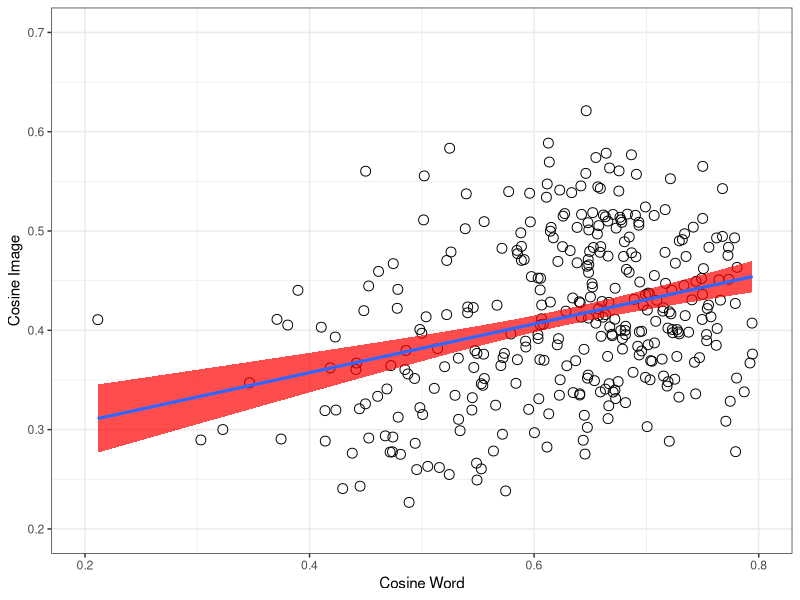
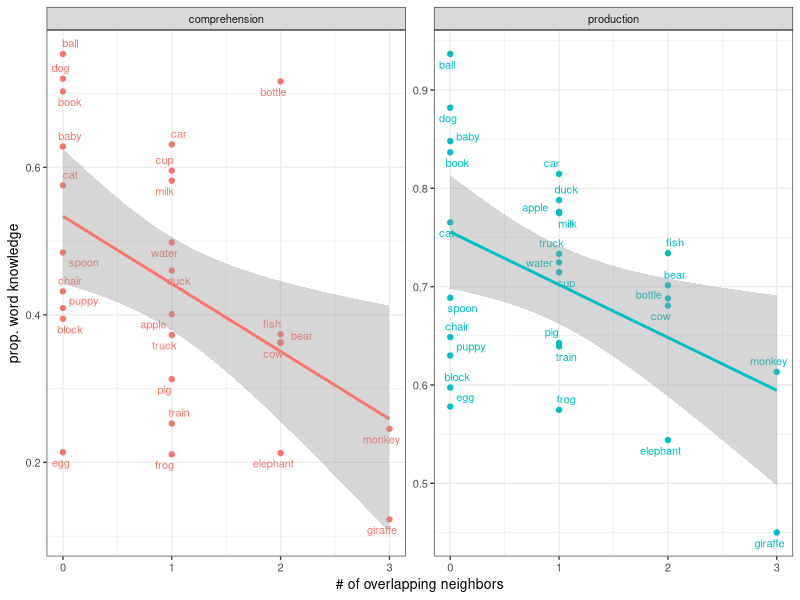

Generate these figures, in order, with R:
## ---- chunk 1
rm(list=ls())
knitr::opts_chunk$set(fig.width=3, fig.height=3, fig.crop = F, fig.pos = "tb", fig.path='figs/',
                      echo=F, warning=F, cache=F, message=F, sanitize = T)
## ---- chunk 2
library(png)
library(grid)
library(ggplot2)
library(xtable)
library(tidyverse)
library(ggpubr)
library(broom)
library(ggrepel)
library(forcats)
## ---- chunk 3
animate <- c("puppy", "duck", "elephant", "pig", "monkey", "giraffe",
             "bear", "baby", "fish", "frog", "cow", "dog", "cat")
words27 <-  read_csv("data/pairwise_distances.csv") %>% distinct(word)
combo <- read_csv("data/pairwise_distances.csv") %>%
  unite(pair, X1, word, remove = T) %>% 
  distinct(cos_word,.keep_all = T)
#eb this gets rid of our redundancy issues
wb_prod <- read_csv("data/wordbank_production.csv") %>%  
   mutate(definition = forcats::fct_recode(definition,
    "fish"    = "fish (animal)",
    "water"   = "water (beverage)")) %>% 
  filter(definition%in%words27$word) %>% 
  mutate(animate = ifelse(definition %in% animate, "animate", "inanimate"))

wb_comp <- read_csv("data/wordbank_comprehension.csv") %>%
     mutate(definition = forcats::fct_recode(definition,
    "fish"    = "fish (animal)",
    "water"   = "water (beverage)")) %>% 
  filter(definition%in%words27$word) %>% 
    mutate(animate = ifelse(definition %in% animate, "animate", "inanimate"))
overlap_ratios <- read_csv("data/overlap_ratios.csv") %>% 
  mutate(animate = ifelse(word %in% animate, T, F))
# fix water picture in img space
neighbor_counts <- read_csv("python/neighbor_counts.csv") %>% 
  rename(definition = word)

stimuli_counts <- read_csv("python/stimuli_counts.csv")
## ---- chunk 4
pairwise_corr <- cor.test(combo$cos_img, combo$cos_word, conf.int=T) %>% tidy()

pairwise_corr_string <- sprintf("$R = %0.2f$, $p < %1.2g$", pairwise_corr$estimate, pairwise_corr$p.value)
## ---- chunk 5

shapiro.test(overlap_ratios$overlap_ratio)#almost normal
overlap_wilcox <- wilcox.test(overlap_ratios$overlap_ratio)# significantly different from chance
#even with correction, both animate and animate overlaps>0, not different from each other
wilcox.test(subset(overlap_ratios, animate==F)$overlap_ratio)
wilcox.test(subset(overlap_ratios, animate==T)$overlap_ratio)
wilcox.test(subset(overlap_ratios, animate==T)$overlap_ratio,
            subset(overlap_ratios, animate==F)$overlap_ratio)

## ---- chunk 6
ggplot(combo, aes(cos_word, cos_img))+
  geom_point(size=3, shape =1)+
  geom_smooth(method="lm", aes(group=1), show.legend=F, fill ="red", alpha = .7)+
  geom_smooth(method="lm", aes(group=1), se=F)+ # this second line is to trick ggplot into not putting the gray fill in the boxes in the legend (coming from the standard error in the first line)
  theme_bw()+
  xlab("Cosine Word")+
  ylab("Cosine Image")+
  xlim(0.2,0.80)+
  ylim(0.2,0.7)+
  theme(legend.position="bottom", 
        legend.title = element_blank(), 
        legend.text = element_text(size=7), 
        legend.key.width = unit(0.4, "cm"),
        legend.key = element_rect(fill = 'white', size = 0.1)
        )

cap <- sprintf("Relative cosine distance between points in word embedding space (x-axis) and image embedding space (y-axis), for every item pair. Fitted line reflects linear fit with SE;the correlation is significant ($R = %0.2f$, $p < %1.2g$).", pairwise_corr$estimate, pairwise_corr$p.value)
## ---- chunk 7
wb_prod_long <- wb_prod %>% 
  gather(`16`:`30`, value = 'mean_prop_prod', key = "month")
wb_comp_long <- wb_comp %>% 
  gather(`8`:`18`, value = 'mean_prop_comp', key = "month")
wb_prod_long_allmonths <- wb_prod_long %>% 
  group_by(definition, animate) %>% 
  summarise(overall_prop_prod = mean(mean_prop_prod)) %>% 
  left_join(neighbor_counts) %>% 
  mutate(totalneighbors = image_count+word_count+overlap_count,
         overlapratio = overlap_count/totalneighbors)

wb_comp_long_allmonths <- wb_comp_long %>% 
  group_by(definition, animate) %>% 
  summarise(overall_prop_comp = mean(mean_prop_comp)) %>% 
  left_join(neighbor_counts) %>% 
  mutate(totalneighbors = image_count+word_count+overlap_count,
         overlapratio = overlap_count/totalneighbors)

prod_overlap_corr <- cor.test(wb_prod_long_allmonths$overall_prop_prod, wb_prod_long_allmonths$overlap_count, conf.int=T) %>% tidy()
comp_overlap_corr <- cor.test(wb_comp_long_allmonths$overall_prop_comp, wb_comp_long_allmonths$overlap_count, conf.int=T) %>% tidy()

wb_all<- wb_comp_long_allmonths %>% 
  left_join(wb_prod_long_allmonths) %>% 
  gather(c(overall_prop_comp, overall_prop_prod), value = prop_kids, key = comp_prod ) %>% 
  mutate(comp_prod = fct_recode(comp_prod,
    "production" = "overall_prop_prod",
    "comprehension" = "overall_prop_comp"
  ))

## ---- chunk 8

ggplot(wb_all, aes(overlap_count,prop_kids, color = comp_prod))+
  geom_point()+
  geom_text_repel(aes(label = definition), size=2.8)+
  facet_wrap(~comp_prod, scales = "free_y")+
  stat_smooth(method = "lm")+
  theme_bw(base_size = 10)+
  guides(colour = "none")+
  xlab("# of overlapping neighbors")+
  ylab("prop. word knowledge")

cap <- "Proportion of children in WordBank reported to understand (left, averaged over 8-18 months) or produce (right, averaged over 16-30 months) the 27 items, as a function of how many overlapping neighbors (i.e. in both image- and word-space) they have. Line indicates linear fit with SE confidence band."
## ---- chunk 9
# References will be generated automatically by Pandoc and included here.
# The following code is some latex to format the bibliography. Do not remove it.
